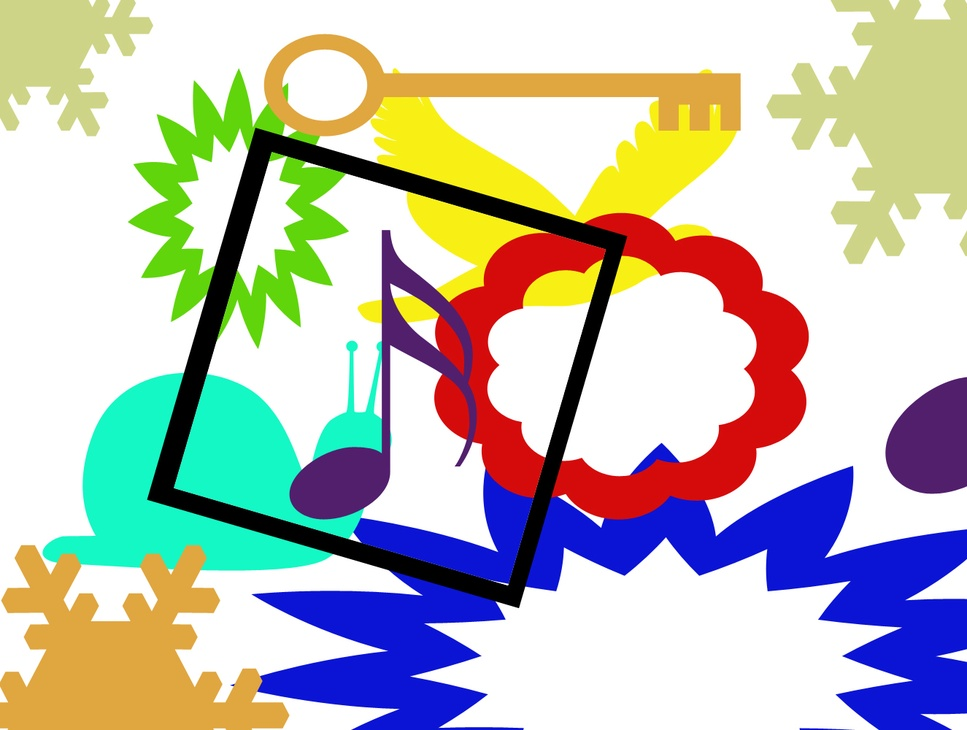
#> input picture image-processing/step1_frame/sq.jpg, 967 x 730 px, shrunk from 1325 x 1000 before the run, given in place of sq.png, which was not available
$ python blackshape_test.py   (older library calls are emulated)
#> lines starting #> are read from the running program, lines starting #| are printed output that depends on the picture; after the words box and inside, x2 and y2 are one past the last pixel; in counts of white or black regions, pixels touching at a corner belong together; pictures that were not available may be replaced by others from this repository, and a replacement may not be noted
# import the necessary packages
import numpy as np
#import argparse
import cv2

'''# construct the argument parse and parse the arguments
ap = argparse.ArgumentParser()
ap.add_argument("-i", "--image", help = "path to the image file")
args = vars(ap.parse_args())

# load the image
image = cv2.imread(args["image"])
'''

image = cv2.imread('/Users/apple/tutorial/sq.png')
#> image is the input picture: shape (730, 967, 3); mean B, G, R 184.3, 191.8, 192.3

# find all the 'black' shapes in the image
lower = np.array([0, 0, 0])
upper = np.array([15, 15, 15])
shapeMask = cv2.inRange(image, lower, upper)
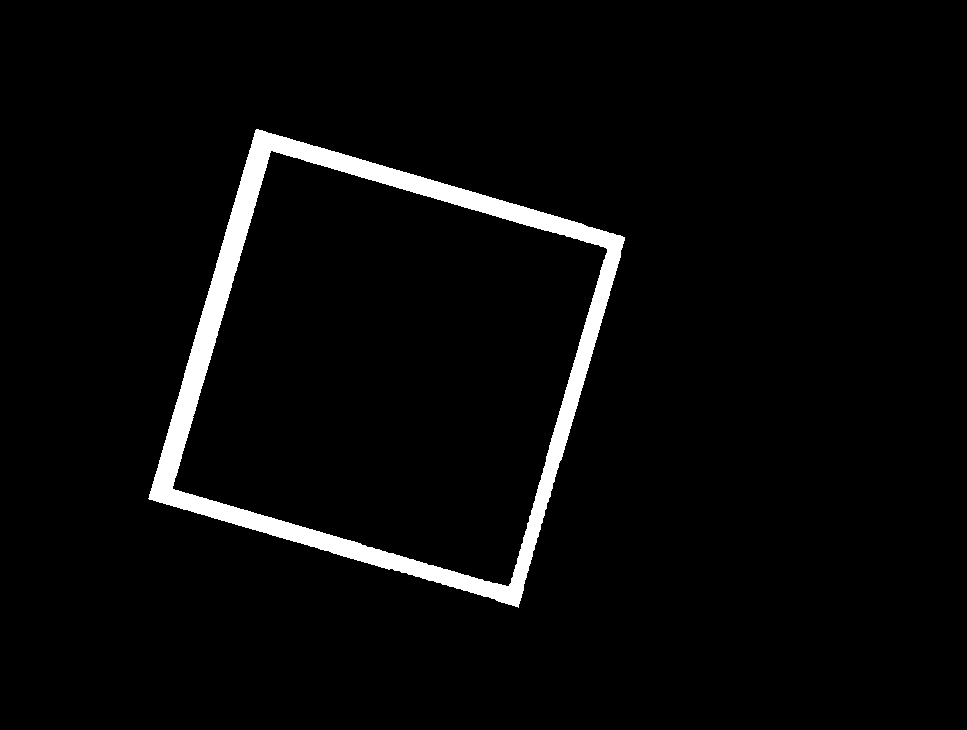
#> shapeMask: shape (730, 967); 3.6% white; 1 white region

# find the contours in the mask
im2, cnts, mas = cv2.findContours(shapeMask.copy(), cv2.RETR_EXTERNAL, cv2.CHAIN_APPROX_SIMPLE)
#> cnts = 1 contour; box (x1, y1, x2, y2) and area: (148, 129, 625, 608) 148082; mas = [[-1, -1, -1, -1]]

dlina = len(cnts),
#> dlina = (1,)

if dlina[0] > 1:
	print("I found 1 black shape!"),
else:
	print("I found %d black shapes!" % (len(cnts)))
#| I found 1 black shapes!

cv2.imshow("Mask", shapeMask)

# loop over the contours
for c in cnts:
	# draw the contour and show it
	cv2.drawContours(image, [c], -1, (0, 255, 0), 2)
	cv2.imshow("Image", image)
	cv2.waitKey(0)
#> this loop made 1 pass
#> pass 1, `cv2.imshow("Image", image)`:
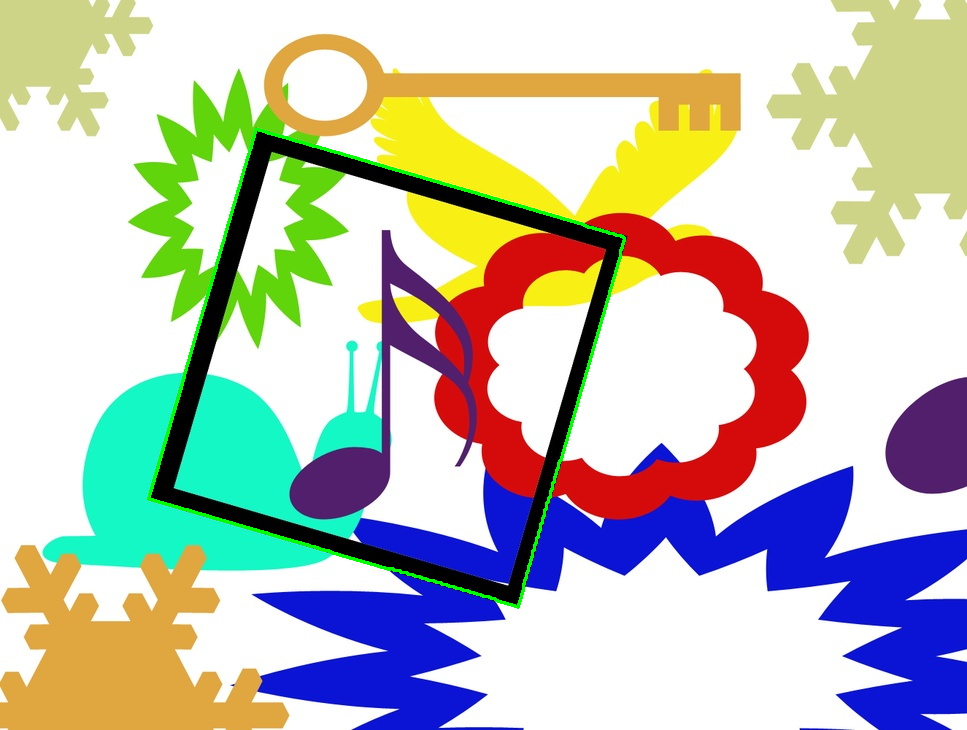
#> window 'Image': shape (730, 967, 3); mean B, G, R 184.1, 193.5, 192.1

$ run again, with image-processing/step1_frame/res_sq_dist1.jpg copied over image-processing/step1_frame/sq.jpg
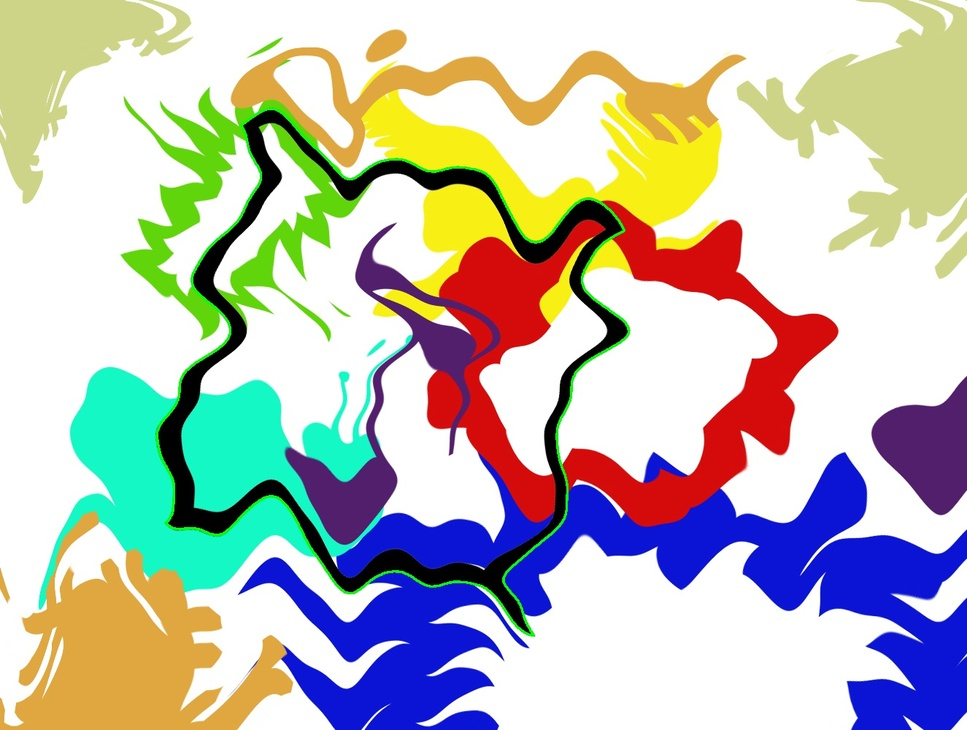
#> input picture image-processing/step1_frame/res_sq_dist1.jpg, 967 x 730 px, shrunk from 1325 x 1000 before the run, given in place of sq.png, which was not available
#> image is the input picture: shape (730, 967, 3); mean B, G, R 184.3, 191.9, 191.7
#> `shapeMask = cv2.inRange(image, lower, upper)`:
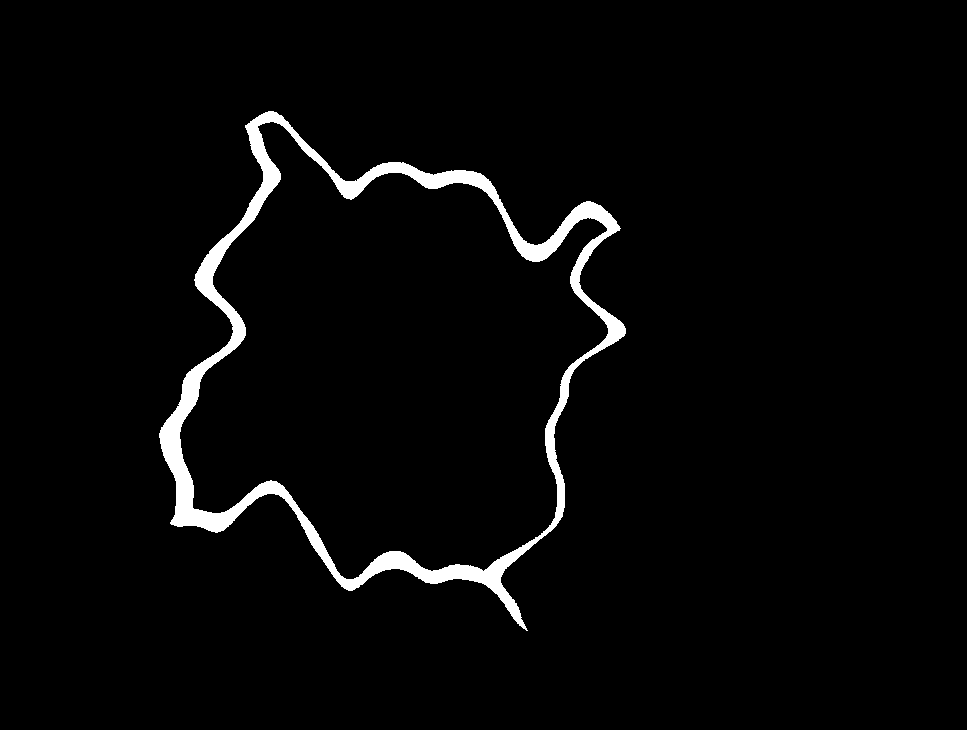
#> shapeMask: shape (730, 967); 2.9% white; 1 white region
#> cnts = 1 contour; box (x1, y1, x2, y2) and area: (159, 111, 626, 631) 142836; mas = [[-1, -1, -1, -1]]
#> dlina = (1,)
#| I found 1 black shapes!
#> the loop `for c in cnts:` made 1 pass
#> pass 1, `cv2.imshow("Image", image)`:
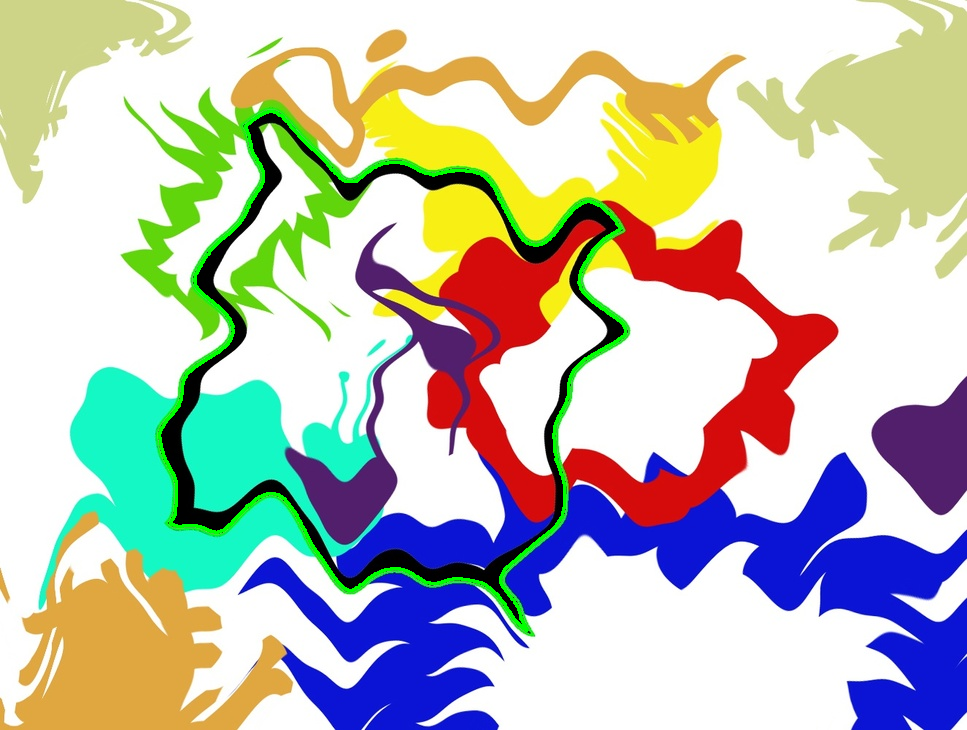
#> window 'Image': shape (730, 967, 3); mean B, G, R 184.2, 194.1, 191.6
